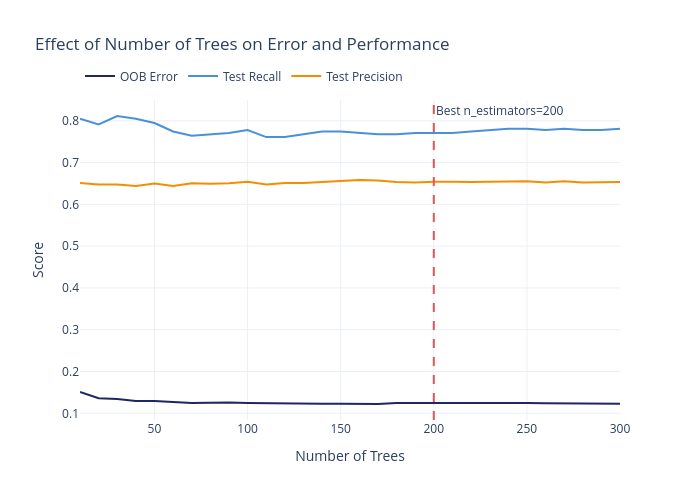

The code cell stored with this chart in its notebook:
### Markdown cell above
---
## 7. Out-of-Bag Error Curve

### Code cell
# Train forests with increasing numbers of trees
# to see how OOB error decreases

n_trees_range = list(range(10, 310, 10))
oob_scores = []
test_recalls = []
test_precisions = []

for n_trees in n_trees_range:
    rf_temp = Pipeline([
        ("prep", prep_tree),
        ("clf", RandomForestClassifier(
            n_estimators=n_trees,
            max_depth=forest_model.max_depth,
            min_samples_leaf=forest_model.min_samples_leaf,
            max_features=forest_model.max_features,
            class_weight="balanced",
            oob_score=True,
            random_state=RANDOM_STATE,
            n_jobs=-1,
        )),
    ])
    rf_temp.fit(X_train, y_train)
    
    # OOB score (higher is better; sklearn converts from error)
    oob_acc = rf_temp.named_steps["clf"].oob_score_
    oob_scores.append(1 - oob_acc)  # Convert to error
    
    # Test set
    y_pred_t = rf_temp.predict(X_test)
    test_recalls.append(recall_score(y_test, y_pred_t))
    test_precisions.append(precision_score(y_test, y_pred_t, zero_division=0))

fig_oob = go.Figure()
fig_oob.add_trace(go.Scatter(
    x=n_trees_range, y=oob_scores,
    name="OOB Error", mode="lines",
    line=dict(color=COLORS["navy"], width=2),
))
fig_oob.add_trace(go.Scatter(
    x=n_trees_range, y=test_recalls,
    name="Test Recall", mode="lines",
    line=dict(color=COLORS["accent"], width=2),
))
fig_oob.add_trace(go.Scatter(
    x=n_trees_range, y=test_precisions,
    name="Test Precision", mode="lines",
    line=dict(color=COLORS["orange"], width=2),
))

# Mark best n_estimators
best_n = forest_model.n_estimators
fig_oob.add_vline(x=best_n, line_dash="dash", line_color=COLORS["red"],
                  annotation_text=f"Best n_estimators={best_n}")

fig_oob.update_layout(
    title="Effect of Number of Trees on Error and Performance",
    xaxis_title="Number of Trees",
    yaxis_title="Score",
    height=500, width=700,
    legend=dict(orientation="h", y=1.12),
)
fig_oob.show()
save_chart(fig_oob, MODEL_SLUG, "oob_error_curve")

### Figure 1 — Plotly figure (JSON) as saved in the notebook; plotly's stock layout.template omitted (floating-point values rounded to 4 significant figures)
{"data": [{"line": {"color": "#1E2761", "width": 2}, "mode": "lines", "name": "OOB Error", "type": "scatter", "x": [10, 20, 30, 40, 50, 60, 70, 80, 90, 100, 110, 120, 130, 140, 150, 160, 170, 180, 190, 200, 210, 220, 230, 240, 250, 260, 270, 280, 290, 300], "y": [0.151, 0.1362, 0.1342, 0.1298, 0.1293, 0.1273, 0.1248, 0.1253, 0.1262, 0.1251, 0.1251, 0.1251, 0.1237, 0.1233, 0.123, 0.1224, 0.1224, 0.1248, 0.1251, 0.1253, 0.1251, 0.1251, 0.1244, 0.1251, 0.1248, 0.1239, 0.1239, 0.1237, 0.1233, 0.123]}, {"line": {"color": "#4A90D9", "width": 2}, "mode": "lines", "name": "Test Recall", "type": "scatter", "x": [10, 20, 30, 40, 50, 60, 70, 80, 90, 100, 110, 120, 130, 140, 150, 160, 170, 180, 190, 200, 210, 220, 230, 240, 250, 260, 270, 280, 290, 300], "y": [0.8047, 0.7912, 0.8114, 0.8047, 0.7946, 0.7744, 0.7643, 0.7677, 0.771, 0.7778, 0.7609, 0.7609, 0.7677, 0.7744, 0.7744, 0.771, 0.7677, 0.7677, 0.771, 0.771, 0.771, 0.7744, 0.7778, 0.7811, 0.7811, 0.7778, 0.7811, 0.7778, 0.7778, 0.7811]}, {"line": {"color": "#F18F01", "width": 2}, "mode": "lines", "name": "Test Precision", "type": "scatter", "x": [10, 20, 30, 40, 50, 60, 70, 80, 90, 100, 110, 120, 130, 140, 150, 160, 170, 180, 190, 200, 210, 220, 230, 240, 250, 260, 270, 280, 290, 300], "y": [0.6512, 0.6474, 0.6478, 0.6442, 0.6501, 0.6443, 0.6504, 0.6496, 0.6506, 0.6544, 0.6476, 0.6513, 0.6514, 0.6534, 0.6571, 0.658, 0.6571, 0.6533, 0.6524, 0.6543, 0.6543, 0.6534, 0.6544, 0.6554, 0.6554, 0.6525, 0.6554, 0.6525, 0.6525, 0.6535]}], "layout": {"annotations": [{"showarrow": false, "text": "Best n_estimators=200", "x": 200, "xanchor": "left", "xref": "x", "y": 1, "yanchor": "top", "yref": "y domain"}], "height": 500, "legend": {"orientation": "h", "y": 1.12}, "shapes": [{"line": {"color": "#E15554", "dash": "dash"}, "type": "line", "x0": 200, "x1": 200, "xref": "x", "y0": 0, "y1": 1, "yref": "y domain"}], "title": {"text": "Effect of Number of Trees on Error and Performance"}, "width": 700, "xaxis": {"title": {"text": "Number of Trees"}}, "yaxis": {"title": {"text": "Score"}}}}
